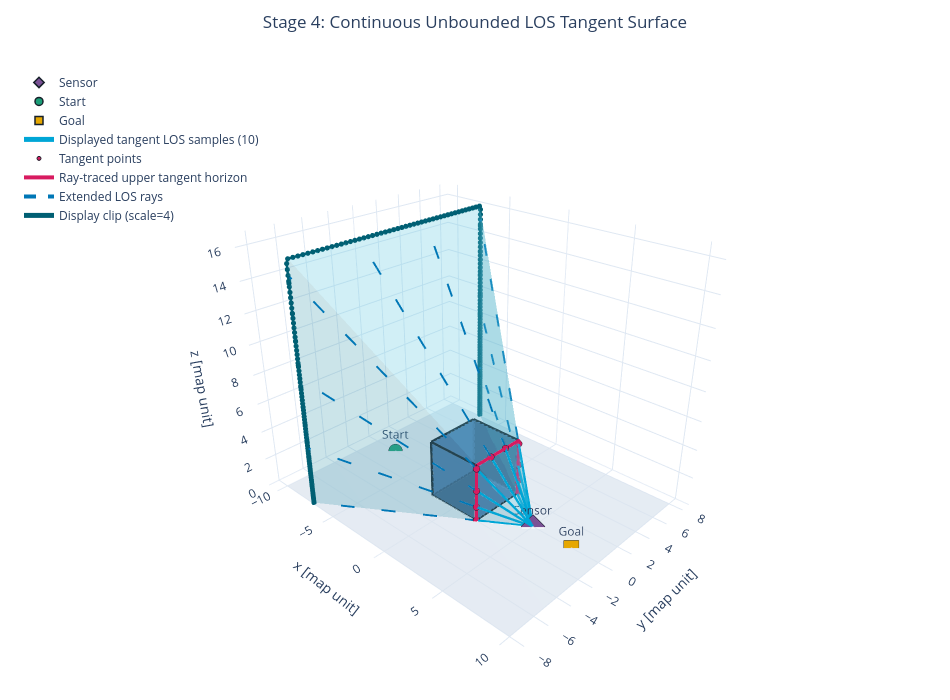

The cell this chart's notebook holds for it:
### Code cell
# Cell 3 — LOS
display(HTML("<h3>Cell 3 — LOS tangent contour and surface</h3>"))
started = perf_counter()
los_model = LOSModel(terrain)
tangent_contour = los_model.trace_tangent_contour(
    mission_points.sensor,
    probe_grid_size=D.los_probe_grid_size,
    boundary_refinement_steps=D.los_boundary_refinement_steps,
)
visualization_rays = tangent_contour.sample_for_visualization(D.visualization_ray_count)
los_surface = los_model.build_tangent_surface(
    tangent_contour,
    display_extension_factor=D.los_display_extension_factor,
)
timings["los_s"] = perf_counter() - started
los_diagnostics = {
    "tangent_ray_count": len(tangent_contour.rays),
    "displayed_ray_count": len(visualization_rays.rays),
    "discarded_ground_candidates": tangent_contour.discarded_ground_candidate_count,
    "closed": tangent_contour.closed,
    "minimum_tangent_altitude": float(np.min(tangent_contour.tangent_points[:, 2])),
    "surface_panel_count": los_surface.panel_count,
}
assert los_diagnostics["minimum_tangent_altitude"] > terrain.ground_z
los_figure = plot_los_tangent_surface(terrain, mission_points, los_surface, visualization_rays)
save_figure(los_figure, FIGURE_DIRECTORY, "cell_03_los_surface.html")
display(HTML(html_table(("LOS diagnostic", "Value"), los_diagnostics.items())))
display(los_figure)
los_diagnostics

### Figure 1 — Plotly figure (JSON) as saved in the notebook; plotly's stock layout.template omitted (floating-point values rounded to 4 significant figures; data arrays with more than 128 entries replaced by an {"elided": "..."} marker saying what was removed)
{"data": [{"color": "#d9e2ec", "flatshading": true, "hovertemplate": "Ground plane<br>x=%{x:.2f} map unit<br>y=%{y:.2f} map unit<br>z=%{z:.2f} map unit<extra></extra>", "i": [0, 0], "j": [1, 2], "k": [2, 3], "name": "Ground plane", "opacity": 0.72, "type": "mesh3d", "x": [-10.0, 10.0, 10.0, -10.0], "y": [-8.0, -8.0, 8.0, 8.0], "z": [0.0, 0.0, 0.0, 0.0]}, {"color": "#4c78a8", "flatshading": true, "hovertemplate": "Obstacle terrain<br>x=%{x:.2f} map unit<br>y=%{y:.2f} map unit<br>z=%{z:.2f} map unit<extra></extra>", "i": [0, 0, 4, 4, 0, 0, 1, 1, 2, 2, 3, 3], "j": [2, 3, 5, 6, 1, 5, 2, 6, 3, 7, 0, 4], "k": [1, 2, 6, 7, 5, 4, 6, 5, 7, 6, 4, 7], "name": "Obstacle terrain", "opacity": 0.9, "type": "mesh3d", "x": [-2.0, 2.0, 2.0, -2.0, -2.0, 2.0, 2.0, -2.0], "y": [-2.0, -2.0, 2.0, 2.0, -2.0, -2.0, 2.0, 2.0], "z": [0.0, 0.0, 0.0, 0.0, 4.0, 4.0, 4.0, 4.0]}, {"hoverinfo": "skip", "line": {"color": "#17202a", "width": 5}, "mode": "lines", "name": "Terrain edges", "showlegend": false, "type": "scatter3d", "x": [-2.0, 2.0, null, -2.0, -2.0, null, -2.0, -2.0, null, 2.0, 2.0, null, 2.0, 2.0, null, 2.0, -2.0, null, 2.0, 2.0, null, -2.0, -2.0, null, -2.0, 2.0, null, -2.0, -2.0, null, 2.0, 2.0, null, 2.0, -2.0, null], "y": [-2.0, -2.0, null, -2.0, 2.0, null, -2.0, -2.0, null, -2.0, 2.0, null, -2.0, -2.0, null, 2.0, 2.0, null, 2.0, 2.0, null, 2.0, 2.0, null, -2.0, -2.0, null, -2.0, 2.0, null, -2.0, 2.0, null, 2.0, 2.0, null], "z": [0.0, 0.0, null, 0.0, 0.0, null, 0.0, 4.0, null, 0.0, 0.0, null, 0.0, 4.0, null, 0.0, 0.0, null, 0.0, 4.0, null, 0.0, 4.0, null, 4.0, 4.0, null, 4.0, 4.0, null, 4.0, 4.0, null, 4.0, 4.0, null]}, {"hovertemplate": "Sensor<br>x=%{x:.2f} map unit<br>y=%{y:.2f} map unit<br>z=%{z:.2f} map unit<extra></extra>", "marker": {"color": "#7a5195", "line": {"color": "#17202a", "width": 1.5}, "size": 8, "symbol": "diamond"}, "mode": "markers+text", "name": "Sensor", "text": ["Sensor"], "textposition": "top center", "type": "scatter3d", "x": [5.0], "y": [0.0], "z": [0.0]}, {"hovertemplate": "Start<br>x=%{x:.2f} map unit<br>y=%{y:.2f} map unit<br>z=%{z:.2f} map unit<extra></extra>", "marker": {"color": "#1b9e77", "line": {"color": "#17202a", "width": 1.5}, "size": 8, "symbol": "circle"}, "mode": "markers+text", "name": "Start", "text": ["Start"], "textposition": "top center", "type": "scatter3d", "x": [-8.0], "y": [0.0], "z": [0.0]}, {"hovertemplate": "Goal<br>x=%{x:.2f} map unit<br>y=%{y:.2f} map unit<br>z=%{z:.2f} map unit<extra></extra>", "marker": {"color": "#e6a700", "line": {"color": "#17202a", "width": 1.5}, "size": 8, "symbol": "square"}, "mode": "markers+text", "name": "Goal", "text": ["Goal"], "textposition": "top center", "type": "scatter3d", "x": [8.0], "y": [0.0], "z": [0.0]}, {"hoverinfo": "skip", "line": {"color": "#00a6d6", "width": 5}, "mode": "lines", "name": "Displayed tangent LOS samples (10)", "type": "scatter3d", "x": [5.0, 2.0, null, 5.0, 2.0, null, 5.0, 2.0, null, 5.0, 2.0, null, 5.0, 2.0, null, 5.0, 2.0, null, 5.0, 2.0, null, 5.0, 2.0, null, 5.0, 2.0, null, 5.0, 2.0, null], "y": [0.0, 2.0, null, 0.0, 2.0, null, 0.0, 2.0, null, 0.0, 2.0, null, 0.0, 0.6869, null, 0.0, -0.6869, null, 0.0, -2.0, null, 0.0, -2.0, null, 0.0, -2.0, null, 0.0, -2.0, null], "z": [0.0, 0.02618, null, 0.0, 1.026, null, 0.0, 2.208, null, 0.0, 3.772, null, 0.0, 4.0, null, 0.0, 4.0, null, 0.0, 3.772, null, 0.0, 2.208, null, 0.0, 1.026, null, 0.0, 0.02618, null]}, {"hovertemplate": "Tangent point<br>x=%{x:.3f} map unit<br>y=%{y:.3f} map unit<br>z=%{z:.3f} map unit<extra></extra>", "marker": {"color": "#d81b60", "line": {"color": "#17202a", "width": 1.0}, "size": 4, "symbol": "circle"}, "mode": "markers", "name": "Tangent points", "type": "scatter3d", "x": [2.0, 2.0, 2.0, 2.0, 2.0, 2.0, 2.0, 2.0, 2.0, 2.0], "y": [2.0, 2.0, 2.0, 2.0, 0.6869, -0.6869, -2.0, -2.0, -2.0, -2.0], "z": [0.02618, 1.026, 2.208, 3.772, 4.0, 4.0, 3.772, 2.208, 1.026, 0.02618]}, {"hoverinfo": "skip", "line": {"color": "#d81b60", "width": 4}, "marker": {"color": "#d81b60", "size": 2}, "mode": "lines+markers", "name": "Ray-traced upper tangent horizon", "type": "scatter3d", "x": {"elided": "213 float values"}, "y": {"elided": "213 float values"}, "z": {"elided": "213 float values"}}, {"color": "#58c4dd", "flatshading": true, "hovertemplate": "LOS tangent surface (212 panels)<br>x=%{x:.2f} map unit<br>y=%{y:.2f} map unit<br>z=%{z:.2f} map unit<extra></extra>", "i": {"elided": "212 int values"}, "j": {"elided": "212 int values"}, "k": {"elided": "212 int values"}, "name": "LOS tangent surface (212 panels)", "opacity": 0.28, "type": "mesh3d", "x": {"elided": "214 float values"}, "y": {"elided": "214 float values"}, "z": {"elided": "214 float values"}}, {"hoverinfo": "skip", "line": {"color": "#0077b6", "dash": "dash", "width": 4}, "mode": "lines", "name": "Extended LOS rays", "type": "scatter3d", "x": [2.0, -7.0, null, 2.0, -7.0, null, 2.0, -7.0, null, 2.0, -7.0, null, 2.0, -7.0, null, 2.0, -7.0, null, 2.0, -7.0, null, 2.0, -7.0, null, 2.0, -7.0, null, 2.0, -7.0, null], "y": [2.0, 8.0, null, 2.0, 8.0, null, 2.0, 8.0, null, 2.0, 8.0, null, 0.6869, 2.748, null, -0.6869, -2.748, null, -2.0, -8.0, null, -2.0, -8.0, null, -2.0, -8.0, null, -2.0, -8.0, null], "z": [0.02618, 0.1047, null, 1.026, 4.104, null, 2.208, 8.834, null, 3.772, 15.09, null, 4.0, 16.0, null, 4.0, 16.0, null, 3.772, 15.09, null, 2.208, 8.834, null, 1.026, 4.104, null, 0.02618, 0.1047, null]}, {"hovertemplate": "Display clip<br>x=%{x:.3f} map unit<br>y=%{y:.3f} map unit<br>z=%{z:.3f} map unit<extra></extra>", "line": {"color": "#005f73", "width": 5}, "marker": {"color": "#005f73", "size": 3}, "mode": "lines+markers", "name": "Display clip (scale=4)", "type": "scatter3d", "x": {"elided": "213 float values"}, "y": {"elided": "213 float values"}, "z": {"elided": "213 float values"}}], "layout": {"height": 700, "legend": {"x": 0.02, "y": 0.98}, "margin": {"b": 0, "l": 0, "r": 0, "t": 55}, "scene": {"aspectmode": "data", "camera": {"eye": {"x": 1.55, "y": -1.65, "z": 1.15}, "up": {"x": 0.0, "y": 0.0, "z": 1.0}}, "xaxis": {"range": [-11.0, 11.0], "showspikes": false, "title": {"text": "x [map unit]"}}, "yaxis": {"range": [-8.8, 8.8], "showspikes": false, "title": {"text": "y [map unit]"}}, "zaxis": {"range": [0.0, 16.8], "showspikes": false, "title": {"text": "z [map unit]"}}}, "title": {"text": "Stage 4: Continuous Unbounded LOS Tangent Surface", "x": 0.5}, "width": 950}}
